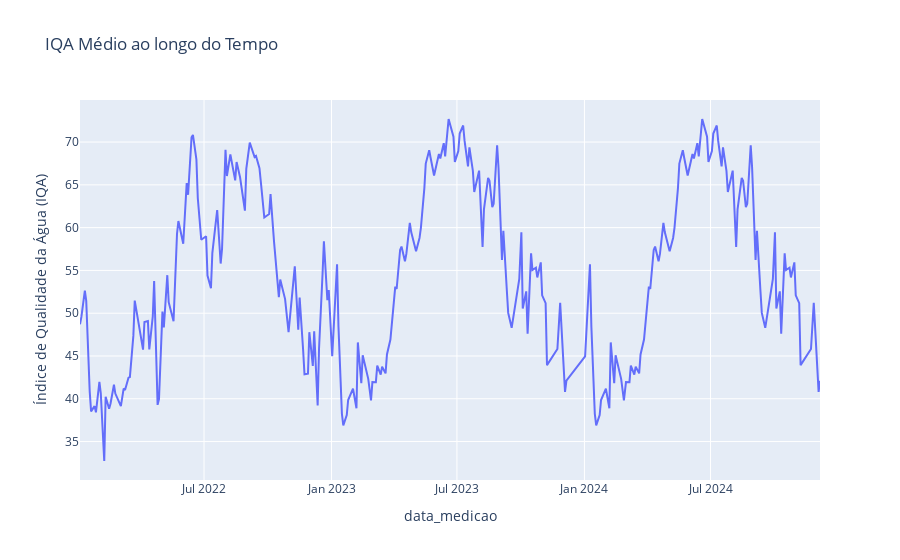

Notebook cell for this chart:
### Code cell
import plotly.express as px

saneamento_iqa_diario = saneamento_iqa.resample('D').mean()

saneamento_iqa_diario.dropna(inplace=True)

fig = px.line(saneamento_iqa_diario, x=saneamento_iqa_diario.index, y='IQA', title='IQA Médio ao longo do Tempo',
              labels={'x': 'Data de Medição', 'IQA': 'Índice de Qualidade da Água (IQA)'},
              markers=False)

fig.show()

### Figure 1 — Plotly figure (JSON) as saved in the notebook; plotly's stock layout.template omitted (floating-point values rounded to 4 significant figures; data arrays with more than 128 entries replaced by an {"elided": "..."} marker saying what was removed)
{"data": [{"hovertemplate": "data_medicao=%{x}<br>Índice de Qualidade da Água (IQA)=%{y}<extra></extra>", "legendgroup": "", "line": {"color": "#636efa", "dash": "solid"}, "marker": {"symbol": "circle"}, "mode": "lines", "name": "", "orientation": "v", "showlegend": false, "type": "scatter", "x": {"elided": "266 str values"}, "xaxis": "x", "y": {"elided": "266 float values"}, "yaxis": "y"}], "layout": {"legend": {"tracegroupgap": 0}, "title": {"text": "IQA Médio ao longo do Tempo"}, "xaxis": {"anchor": "y", "domain": [0, 1], "title": {"text": "data_medicao"}}, "yaxis": {"anchor": "x", "domain": [0, 1], "title": {"text": "Índice de Qualidade da Água (IQA)"}}}}
